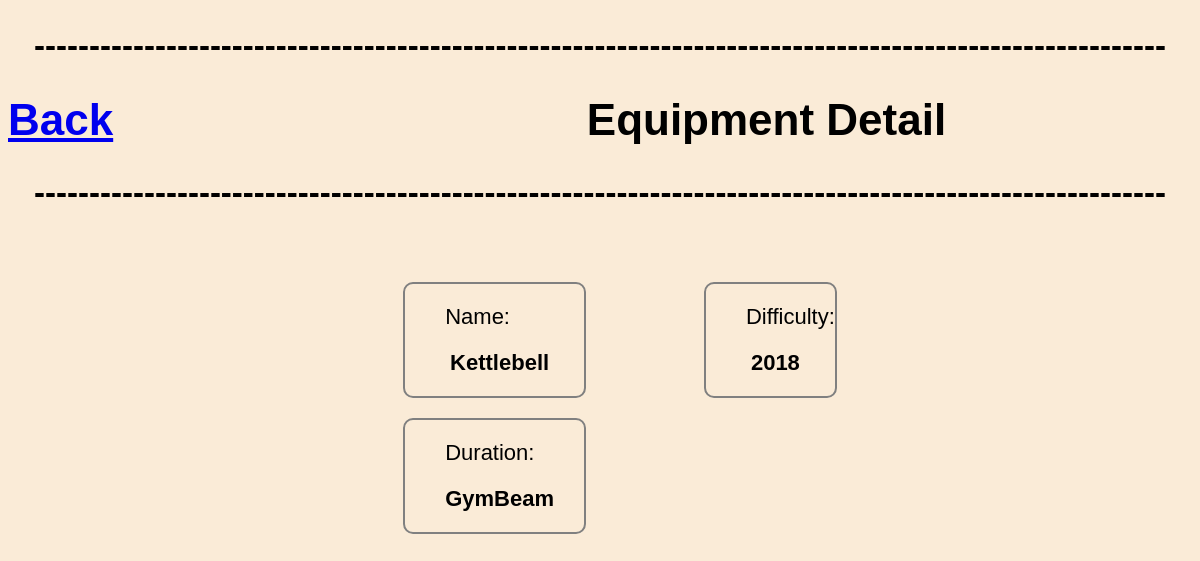
Screenshot of /gym/1/workout/2/equipment/1 with the database file from the repository.
### reservations/models.py (models this page shows, shortened)
class Workout(models.Model):
    name = models.CharField(max_length=100)
    description = models.CharField(max_length=100)
    duration = models.IntegerField()
    difficulty = models.CharField(max_length=100)
    instructor = models.ForeignKey(Instructor, on_delete=models.CASCADE)
    equipment = models.ForeignKey(Equipment, on_delete=models.CASCADE)

class Equipment(models.Model):
    name = models.CharField(max_length=30)
    brand = models.CharField(max_length=30)
    year_of_production = models.IntegerField()

### reservations/views.py (the view)
# urls.py: path('gym/<int:gym_id>/workout/<int:workout_id>/equipment/<int:equipment_id>',views.equipment_detail_main, name='equipment_detail_main'),
def equipment_detail_main(request,gym_id, workout_id,equipment_id):
    equipment = get_object_or_404(Equipment, pk=equipment_id)
    workout = get_object_or_404(Workout, pk=workout_id)
    gym = get_object_or_404(Gym,pk = gym_id)
    return render(request, 'reservations/equipment_detail_main.html', {'workout': workout,'gym' : gym, 'equipment' : equipment})

### templates/reservations/equipment_detail_main.html (shortened to what this page needs)
<!DOCTYPE html>
<html>
<head>
</head>
<body>
    <h2>-------------------------------------------------------------------------------------------------------</h1>
        <h1><a class="back" href = "{% url 'gym' gym.id %}"> Back</a>Equipment Detail</h1>
        <h2>-------------------------------------------------------------------------------------------------------</h1>
	<ul class = "left">
        <ul class="bordering">
		<li>
			Name:
		</li>
        <li class = "move_left">
			{{workout.equipment.name}}
		</li>
    </ul>
    <ul class="bordering">
		<li>
			Duration:
		</li>
        <li class = "move_left">
			{{workout.equipment.brand}}
		</li>
    </ul>
    </ul>
    <ul class= "right">
		<ul class="bordering">
            <li>
                Difficulty:
            </li>
            <li class = "move_left" >
				{{workout.equipment.year_of_production}}
            </li>
        </ul>
	</ul>
</body>
</html>

### templates/reservations/equipment_detail_main.html (style rules this page uses)
.bordering { margin-top: 20px; border-style: solid; border-width: 2px; border-color: grey; border-radius: 10px; }
.move_left { font-weight: bold; margin-right: 30px; margin-bottom: 20px; text-align: center; }
.left { margin-left : 30%; float : left; }
li { margin-top : 20px; }
.right { margin-right : 30%; float : right; }
ul { list-style-type: none; }
body { background-color: #FAEBD7; font-family: Arial, sans-serif; font-size: 22px; }
.back { display :flex; margin-right : 40%; }
h1 { display :flex; text-align : center; }
h2 { text-align : center; }

### rows the page displays
Workout: equipment.name "Kettlebell", equipment.brand "GymBeam", equipment.year_of_production "2018"
